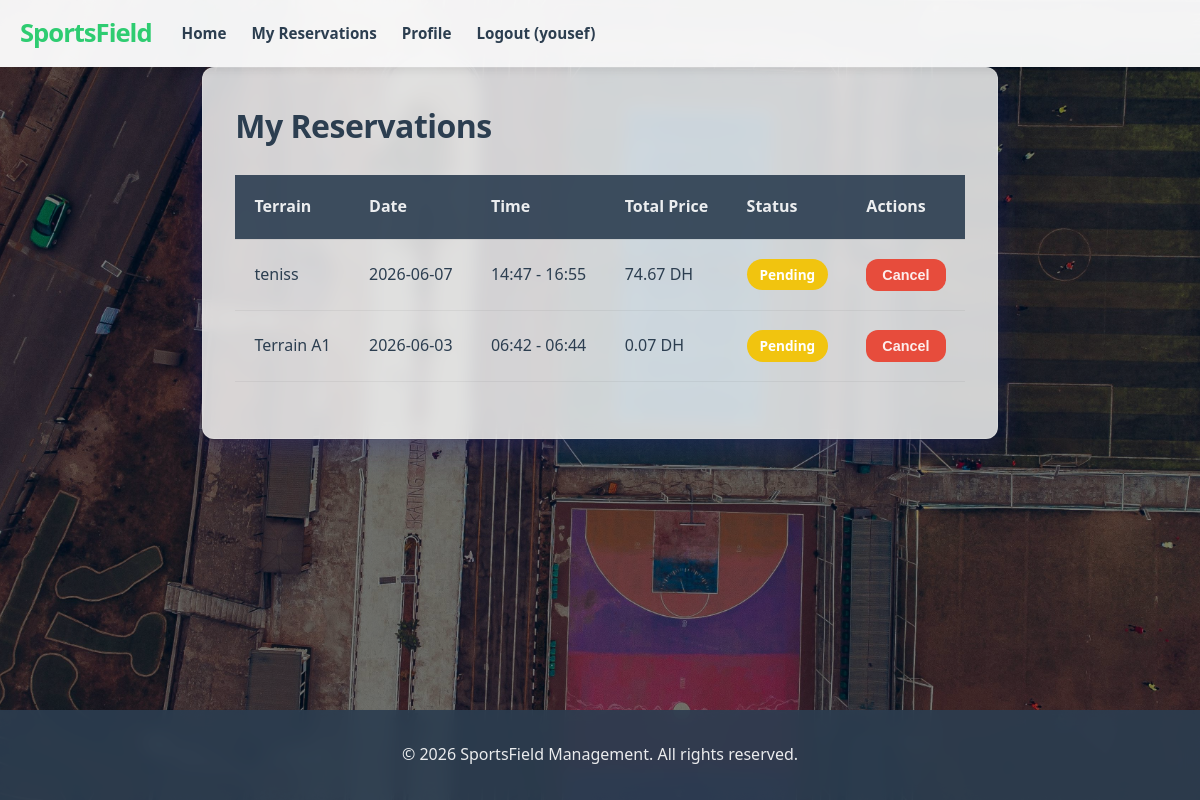
Page /my-reservations (signed in) on the committed database.
### app/models.py (models this page shows, shortened)
class User(UserMixin, db.Model):
    id = db.Column(db.Integer, primary_key=True)
    username = db.Column(db.String(64), index=True, unique=True)
    email = db.Column(db.String(120), index=True, unique=True)
    password_hash = db.Column(db.String(128))
    role = db.Column(db.String(20), default='client') # 'admin' or 'client'
    reservations = db.relationship('Reservation', backref='author', lazy='dynamic')
    def is_admin(self):
        return self.role == 'admin'

class Reservation(db.Model):
    id = db.Column(db.Integer, primary_key=True)
    user_id = db.Column(db.Integer, db.ForeignKey('user.id'))
    terrain_id = db.Column(db.Integer, db.ForeignKey('terrain.id'))
    date = db.Column(db.Date, index=True)
    start_time = db.Column(db.Time)
    end_time = db.Column(db.Time)
    status = db.Column(db.String(20), default='pending') # 'pending', 'confirmed', 'cancelled'
    total_price = db.Column(db.Float)
    timestamp = db.Column(db.DateTime, index=True, default=datetime.utcnow)

class Terrain(db.Model):
    id = db.Column(db.Integer, primary_key=True)
    name = db.Column(db.String(64), index=True)
    terrain_type = db.Column(db.String(32)) # e.g., 'football', 'basketball'
    description = db.Column(db.String(256))
    hourly_rate = db.Column(db.Float)
    image_url = db.Column(db.String(256))
    reservations = db.relationship('Reservation', backref='terrain', lazy='dynamic')

### app/routes/client.py (the view)
@bp.route('/my-reservations')
@login_required
def my_reservations():
    reservations = Reservation.query.filter_by(user_id=current_user.id).order_by(Reservation.timestamp.desc()).all()
    return render_template('client/my_reservations.html', title='My Reservations', reservations=reservations)

### app/models.py (called while the page is built)
@login.user_loader
def load_user(id):
    return User.query.get(int(id))

### app/templates/client/my_reservations.html
{% extends "base.html" %}
{% block content %}
<div class="client-section">
    <h1>My Reservations</h1>
    <table>
        <thead>
            <tr>
                <th>Terrain</th>
                <th>Date</th>
                <th>Time</th>
                <th>Total Price</th>
                <th>Status</th>
                <th>Actions</th>
            </tr>
        </thead>
        <tbody>
            {% for res in reservations %}
            <tr>
                <td>{{ res.terrain.name }}</td>
                <td>{{ res.date }}</td>
                <td>{{ res.start_time.strftime('%H:%M') }} - {{ res.end_time.strftime('%H:%M') }}</td>
                <td>{{ "%.2f"|format(res.total_price) }} DH</td>
                <td><span class="status {{ res.status }}">{{ res.status.capitalize() }}</span></td>
                <td>
                    {% if res.status == 'pending' %}
                    <form action="{{ url_for('client.cancel_reservation', id=res.id) }}" method="post" onsubmit="return confirm('Cancel this reservation?');">
                        <button type="submit" class="btn btn-small btn-danger">Cancel</button>
                    </form>
                    {% endif %}
                </td>
            </tr>
            {% else %}
            <tr><td colspan="6">You have no reservations yet.</td></tr>
            {% endfor %}
        </tbody>
    </table>
</div>
{% endblock %}

### app/templates/base.html (shortened to what this page needs)
<!DOCTYPE html>
<html lang="en">
<head>
    <link rel="stylesheet" href="{{ url_for('static', filename='css/main.css') }}">
</head>
<body>
    <header>
        <div class="container">
            <nav class="navbar">
                <a href="{{ url_for('client.index') }}" class="logo">SportsField</a>
                <ul class="nav-links">
                    <li><a href="{{ url_for('client.index') }}">Home</a></li>
                    {% if current_user.is_anonymous %}
                    <li><a href="{{ url_for('auth.login') }}">Login</a></li>
                    <li><a href="{{ url_for('auth.register') }}">Register</a></li>
                    {% else %}
                    {% if not current_user.is_admin() %}
                    <li><a href="{{ url_for('client.my_reservations') }}">My Reservations</a></li>
                    {% endif %}
                    <li><a href="{{ url_for('client.profile') }}">Profile</a></li>
                    <li><a href="{{ url_for('auth.logout') }}">Logout ({{ current_user.username }})</a></li>
                    {% endif %}
                </ul>
            </nav>
        </div>
    </header>
    <main class="container">
        {% block content %}{% endblock %}
    </main>
    <footer>
        <div class="container">
            <p>&copy; 2026 SportsField Management. All rights reserved.</p>
        </div>
    </footer>
</body>
</html>

### app/static/css/main.css (style rules this page uses)
:root { --primary-color: #2ecc71; --secondary-color: #3498db; --dark-color: #2c3e50; --light-color: rgba(244, 247, 246, 0.85); --white: rgba(255, 255, 255, 0.9); --glass-bg: rgba(255, 255, 255, 0.8); --error-color: #e74c3c; --border-radius: 12px; --box-shadow: 0 8px 32px 0 rgba(31, 38, 135, 0.37); --backdrop-blur: blur(8px); }
* { box-sizing: border-box; margin: 0; padding: 0; }
body { font-family: 'Segoe UI', Tahoma, Geneva, Verdana, sans-serif; line-height: 1.6; color: var(--dark-color); display: flex; flex-direction: column; min-height: 100vh; background: url('../images/background.jpg') no-repeat center center fixed; background-size: cover; }
body::before { content: ""; position: fixed; top: 0; left: 0; width: 100%; height: 100%; background: rgba(0, 0, 0, 0.4); z-index: -1; }
.container { max-width: 1200px; margin: 0 auto; padding: 0 20px; }
header { background: rgba(255, 255, 255, 0.95); backdrop-filter: var(--backdrop-blur); box-shadow: 0 2px 10px rgba(0,0,0,0.1); padding: 0.8rem 0; position: sticky; top: 0; z-index: 1000; }
.navbar { display: flex; align-items: center; gap: 30px; }
.logo { font-size: 1.6rem; font-weight: 800; color: var(--primary-color); text-decoration: none; letter-spacing: -1px; flex-shrink: 0; }
.nav-links { display: flex; list-style: none; margin: 0; padding: 0; font-size: 0.95rem; }
.nav-links li { margin-right: 25px; }
.nav-links a { text-decoration: none; color: var(--dark-color); font-weight: 600; transition: color 0.3s; white-space: nowrap; }
main { flex: 1; padding: 2rem 0; display: flex; flex-direction: column; }
footer { background: rgba(44, 62, 80, 0.9); backdrop-filter: var(--backdrop-blur); color: var(--white); text-align: center; padding: 2rem 0; margin-top: auto; }
.form-container, .admin-section, .client-section, .terrain-detail, .admin-dashboard, .stat-card { background: var(--glass-bg); backdrop-filter: var(--backdrop-blur); border: 1px solid rgba(255, 255, 255, 0.18); border-radius: var(--border-radius); box-shadow: var(--box-shadow); }
.admin-section, .client-section, .admin-dashboard, .terrain-section { padding: 2rem; margin-bottom: 2rem; }
.btn { display: inline-block; background: var(--primary-color); color: var(--white); padding: 0.9rem 2rem; border: none; border-radius: var(--border-radius); cursor: pointer; font-size: 1.1rem; font-weight: 700; transition: all 0.3s ease; text-decoration: none; text-align: center; }
.btn-small { padding: 0.5rem 1rem; font-size: 0.9rem; }
.btn-danger { background: var(--error-color); }
table { width: 100%; border-collapse: collapse; background: transparent; margin: 1.5rem 0; }
th, td { padding: 1.2rem; text-align: left; border-bottom: 1px solid rgba(0,0,0,0.05); }
th { background-color: rgba(44, 62, 80, 0.9); color: var(--white); font-weight: 700; }
.status { padding: 0.4rem 0.8rem; border-radius: 20px; font-size: 0.85rem; font-weight: 800; }
.status.pending { background: #f1c40f; color: #fff; }
h1, h2, h3 { margin-bottom: 1.5rem; letter-spacing: -0.5px; }

### rows in the picture
User: username "yousef"
Reservation: terrain.name "teniss", date "2026-06-07", start_time "14:47", end_time "16:55", total_price "74.67", status "Pending"
Reservation: terrain.name "Terrain A1", date "2026-06-03", start_time "06:42", end_time "06:44", total_price "0.07", status "Pending"
